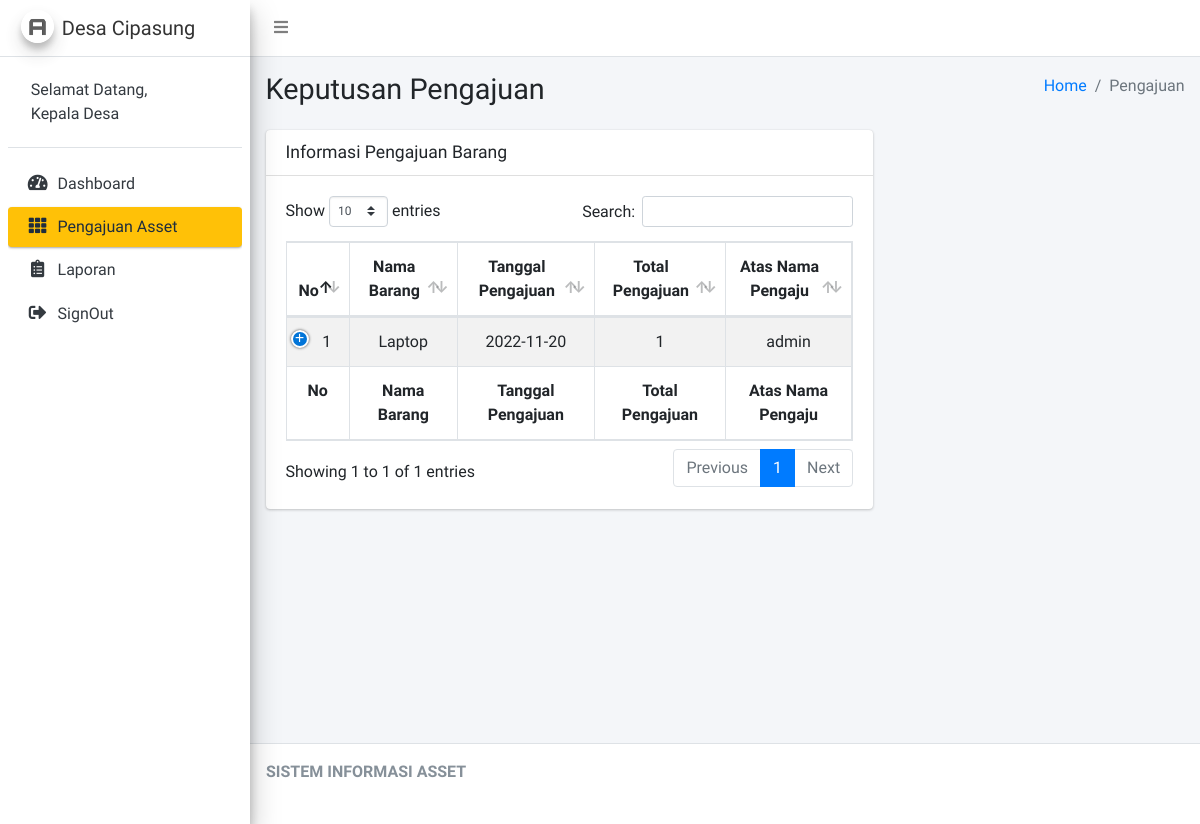
/KepalaDesa/cKeputusan (signed in), run on the app's committed database.
### tables this page shows
CREATE TABLE `pengajuan` (
  `id_pengajuan` int(11) NOT NULL,
  `id_monitoring` int(11) NOT NULL,
  `id_user` int(11) NOT NULL,
  `tgl_pengajuan` varchar(15) NOT NULL,
  `total_pengajuan` int(11) NOT NULL,
  `status_pengajuan` int(11) NOT NULL
);

CREATE TABLE `barang` (
  `id_barang` int(11) NOT NULL,
  `nama_barang` varchar(125) NOT NULL,
  `keterangan` text NOT NULL
);

CREATE TABLE `user` (
  `id_user` int(11) NOT NULL,
  `nama_user` varchar(25) NOT NULL,
  `no_hp` varchar(15) NOT NULL,
  `alamat` text NOT NULL,
  `username` varchar(125) NOT NULL,
  `password` varchar(125) NOT NULL,
  `level_user` int(11) NOT NULL
);

### application/controllers/KepalaDesa/cKeputusan.php (called while the page is built, shortened)
<?php
class cKeputusan extends CI_Controller
{
    public function __construct()
    {
        $this->load->model('mPengajuan');
    }
    public function index()
    {
        $data = array(
            'pengajuan' => $this->mPengajuan->select(),
            'detail' => $this->mPengajuan->info_keputusan()
        );
        $this->load->view('KepalaDesa/Layout/head');
        $this->load->view('KepalaDesa/Layout/aside');
        $this->load->view('KepalaDesa/vKeputusan', $data);
        $this->load->view('KepalaDesa/Layout/footer');
    }
}

### index.php (called while the page is built, shortened)
<?php
require_once BASEPATH.'core/CodeIgniter.php';

### application/models/mPengajuan.php (called while the page is built, shortened)
<?php
class mPengajuan extends CI_Model
{
    public function select()
    {
        $this->db->select('*');
        $this->db->from('pengajuan');
        $this->db->join('monitoring', 'pengajuan.id_monitoring = monitoring.id_monitoring', 'left');
        $this->db->join('asset', 'asset.id_asset = monitoring.id_asset', 'left');
        $this->db->join('barang', 'barang.id_barang = asset.id_barang', 'left');
        $this->db->join('user', 'user.id_user = pengajuan.id_user', 'left');
        return $this->db->get()->result();
    }
    public function info_keputusan()
    {
        $this->db->select('*');
        $this->db->from('pengajuan');
        $this->db->join('asset_kep', 'pengajuan.id_pengajuan = asset_kep.id_pengajuan', 'left');
        return $this->db->get()->result();
    }
}

### application/views/KepalaDesa/vKeputusan.php (the view, shortened to what this page needs)
<div class="content-wrapper">
    <section class="content-header">
        <div class="container-fluid">
            <div class="row mb-2">
                <div class="col-sm-6">
                    <h1>Keputusan Pengajuan</h1>
                </div>
                <div class="col-sm-6">
                    <ol class="breadcrumb float-sm-right">
                        <li class="breadcrumb-item"><a href="#">Home</a></li>
                        <li class="breadcrumb-item active">Pengajuan</li>
                    </ol>
                </div>
            </div>
        </div>
    </section>
    <section class="content">
        <div class="container-fluid">
            <div class="row">
                <div class="col-8">
                    <div class="card">
                        <div class="card-header">
                            <h3 class="card-title">Informasi Pengajuan Barang</h3>
                        </div>
                        <div class="card-body">
                            <table id="example1" class="table table-bordered table-striped">
                                <thead>
                                    <tr>
                                        <th class="text-center">No</th>
                                        <th class="text-center">Nama Barang</th>
                                        <th class="text-center">Tanggal Pengajuan</th>
                                        <th class="text-center">Total Pengajuan</th>
                                        <th class="text-center">Atas Nama Pengaju</th>
                                    </tr>
                                </thead>
                                <tbody>
                                    <?php
                                    $no = 1;
                                    foreach ($pengajuan as $key => $value) {
                                    ?>
                                        <tr>
                                            <td class="text-center"><?= $no++ ?></td>
                                            <td class="text-center"><?= $value->nama_barang ?></td>
                                            <td class="text-center"><?= $value->tgl_pengajuan ?></td>
                                            <td class="text-center"><?= $value->total_pengajuan ?></td>
                                            <td class="text-center"><?= $value->nama_user ?></td>
                                        </tr>
                                    <?php
                                    }
                                    ?>
                                </tbody>
                                <tfoot>
                                    <tr>
                                        <th class="text-center">No</th>
                                        <th class="text-center">Nama Barang</th>
                                        <th class="text-center">Tanggal Pengajuan</th>
                                        <th class="text-center">Total Pengajuan</th>
                                        <th class="text-center">Atas Nama Pengaju</th>
                                    </tr>
                                </tfoot>
                            </table>
                        </div>
                    </div>
                </div>
            </div>
        </div>
    </section>
</div>

### data on the page
pengajuan: barang.nama_barang "Laptop", tgl_pengajuan "2022-11-20", total_pengajuan "1", id_user.nama_user "admin"
